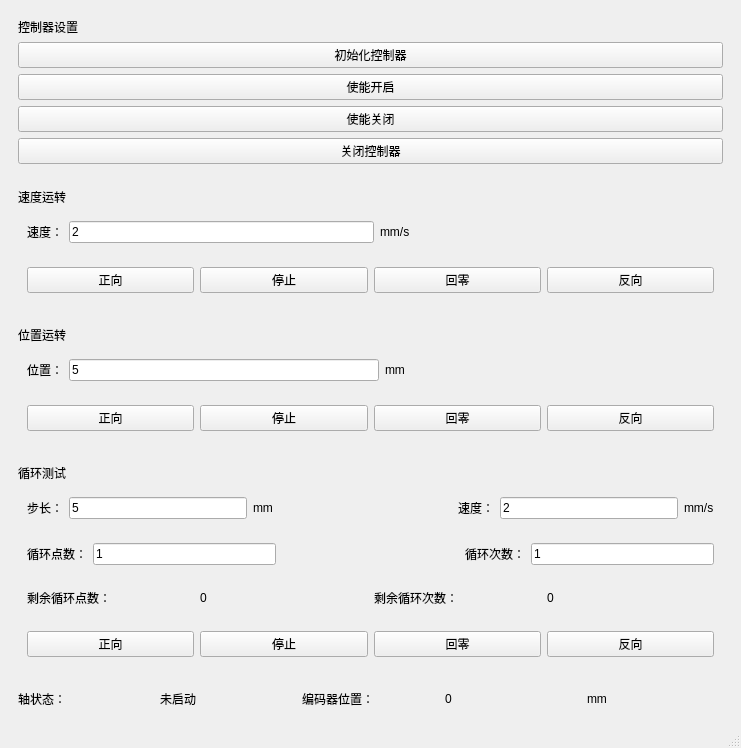
<?xml version="1.0" encoding="UTF-8"?>
<ui version="4.0">
 <class>MainWindow</class>
 <widget class="QMainWindow" name="MainWindow">
  <property name="geometry">
   <rect>
    <x>0</x>
    <y>0</y>
    <width>741</width>
    <height>720</height>
   </rect>
  </property>
  <property name="windowTitle">
   <string>直线电机测试</string>
  </property>
  <widget class="QWidget" name="centralwidget">
   <layout class="QVBoxLayout" name="verticalLayout_5">
    <item>
     <widget class="QWidget" name="widget" native="true">
      <layout class="QVBoxLayout" name="verticalLayout">
       <item>
        <widget class="QLabel" name="label">
         <property name="text">
          <string>控制器设置</string>
         </property>
        </widget>
       </item>
       <item>
        <widget class="QPushButton" name="btn_init">
         <property name="text">
          <string>初始化控制器</string>
         </property>
        </widget>
       </item>
       <item>
        <widget class="QPushButton" name="btn_axis_enable">
         <property name="text">
          <string>使能开启</string>
         </property>
        </widget>
       </item>
       <item>
        <widget class="QPushButton" name="btn_axis_disable">
         <property name="text">
          <string>使能关闭</string>
         </property>
        </widget>
       </item>
       <item>
        <widget class="QPushButton" name="btn_close">
         <property name="text">
          <string>关闭控制器</string>
         </property>
        </widget>
       </item>
      </layout>
     </widget>
    </item>
    <item>
     <widget class="QWidget" name="widget_2" native="true">
      <layout class="QVBoxLayout" name="verticalLayout_2">
       <item>
        <widget class="QLabel" name="label_2">
         <property name="text">
          <string>速度运转</string>
         </property>
        </widget>
       </item>
       <item>
        <widget class="QWidget" name="widget_5" native="true">
         <layout class="QHBoxLayout" name="horizontalLayout">
          <item>
           <widget class="QLabel" name="label_3">
            <property name="text">
             <string>速度：</string>
            </property>
           </widget>
          </item>
          <item>
           <widget class="QLineEdit" name="text_speed">
            <property name="text">
             <string>2</string>
            </property>
           </widget>
          </item>
          <item>
           <widget class="QLabel" name="label_4">
            <property name="text">
             <string>mm/s</string>
            </property>
           </widget>
          </item>
          <item>
           <spacer name="horizontalSpacer_2">
            <property name="orientation">
             <enum>Qt::Horizontal</enum>
            </property>
            <property name="sizeHint" stdset="0">
             <size>
              <width>40</width>
              <height>20</height>
             </size>
            </property>
           </spacer>
          </item>
         </layout>
        </widget>
       </item>
       <item>
        <widget class="QWidget" name="widget_6" native="true">
         <layout class="QHBoxLayout" name="horizontalLayout_2">
          <item>
           <widget class="QPushButton" name="btn_sp_z">
            <property name="text">
             <string>正向</string>
            </property>
           </widget>
          </item>
          <item>
           <widget class="QPushButton" name="btn_sp_t">
            <property name="text">
             <string>停止</string>
            </property>
           </widget>
          </item>
          <item>
           <widget class="QPushButton" name="btn_sp_home">
            <property name="text">
             <string>回零</string>
            </property>
           </widget>
          </item>
          <item>
           <widget class="QPushButton" name="btn_sp_f">
            <property name="text">
             <string>反向</string>
            </property>
           </widget>
          </item>
         </layout>
        </widget>
       </item>
      </layout>
     </widget>
    </item>
    <item>
     <widget class="QWidget" name="widget_3" native="true">
      <layout class="QVBoxLayout" name="verticalLayout_3">
       <item>
        <widget class="QLabel" name="label_5">
         <property name="text">
          <string>位置运转</string>
         </property>
        </widget>
       </item>
       <item>
        <widget class="QWidget" name="widget_7" native="true">
         <layout class="QHBoxLayout" name="horizontalLayout_3">
          <item>
           <widget class="QLabel" name="label_6">
            <property name="text">
             <string>位置：</string>
            </property>
           </widget>
          </item>
          <item>
           <widget class="QLineEdit" name="text_pos">
            <property name="text">
             <string>5</string>
            </property>
           </widget>
          </item>
          <item>
           <widget class="QLabel" name="label_7">
            <property name="text">
             <string>mm</string>
            </property>
           </widget>
          </item>
          <item>
           <spacer name="horizontalSpacer_4">
            <property name="orientation">
             <enum>Qt::Horizontal</enum>
            </property>
            <property name="sizeHint" stdset="0">
             <size>
              <width>40</width>
              <height>20</height>
             </size>
            </property>
           </spacer>
          </item>
         </layout>
        </widget>
       </item>
       <item>
        <widget class="QWidget" name="widget_8" native="true">
         <layout class="QHBoxLayout" name="horizontalLayout_4">
          <item>
           <widget class="QPushButton" name="btn_pos_z">
            <property name="text">
             <string>正向</string>
            </property>
           </widget>
          </item>
          <item>
           <widget class="QPushButton" name="btn_pos_t">
            <property name="text">
             <string>停止</string>
            </property>
           </widget>
          </item>
          <item>
           <widget class="QPushButton" name="btn_pos_home">
            <property name="text">
             <string>回零</string>
            </property>
           </widget>
          </item>
          <item>
           <widget class="QPushButton" name="btn_pos_f">
            <property name="text">
             <string>反向</string>
            </property>
           </widget>
          </item>
         </layout>
        </widget>
       </item>
      </layout>
     </widget>
    </item>
    <item>
     <widget class="QWidget" name="widget_4" native="true">
      <layout class="QVBoxLayout" name="verticalLayout_4">
       <item>
        <widget class="QLabel" name="label_8">
         <property name="text">
          <string>循环测试</string>
         </property>
        </widget>
       </item>
       <item>
        <widget class="QWidget" name="widget_9" native="true">
         <layout class="QHBoxLayout" name="horizontalLayout_5">
          <item>
           <widget class="QLabel" name="label_9">
            <property name="text">
             <string>步长：</string>
            </property>
           </widget>
          </item>
          <item>
           <widget class="QLineEdit" name="text_pos_c">
            <property name="text">
             <string>5</string>
            </property>
           </widget>
          </item>
          <item>
           <widget class="QLabel" name="label_10">
            <property name="text">
             <string>mm</string>
            </property>
           </widget>
          </item>
          <item>
           <spacer name="horizontalSpacer">
            <property name="orientation">
             <enum>Qt::Horizontal</enum>
            </property>
            <property name="sizeHint" stdset="0">
             <size>
              <width>40</width>
              <height>20</height>
             </size>
            </property>
           </spacer>
          </item>
          <item>
           <widget class="QLabel" name="label_11">
            <property name="text">
             <string>速度：</string>
            </property>
           </widget>
          </item>
          <item>
           <widget class="QLineEdit" name="text_speed_c">
            <property name="text">
             <string>2</string>
            </property>
           </widget>
          </item>
          <item>
           <widget class="QLabel" name="label_12">
            <property name="text">
             <string>mm/s</string>
            </property>
           </widget>
          </item>
         </layout>
        </widget>
       </item>
       <item>
        <widget class="QWidget" name="widget_10" native="true">
         <layout class="QHBoxLayout" name="horizontalLayout_6">
          <item>
           <widget class="QLabel" name="label_13">
            <property name="text">
             <string>循环点数：</string>
            </property>
           </widget>
          </item>
          <item>
           <widget class="QLineEdit" name="text_point_c">
            <property name="text">
             <string>1</string>
            </property>
           </widget>
          </item>
          <item>
           <spacer name="horizontalSpacer_3">
            <property name="orientation">
             <enum>Qt::Horizontal</enum>
            </property>
            <property name="sizeHint" stdset="0">
             <size>
              <width>40</width>
              <height>20</height>
             </size>
            </property>
           </spacer>
          </item>
          <item>
           <widget class="QLabel" name="label_14">
            <property name="text">
             <string>循环次数：</string>
            </property>
           </widget>
          </item>
          <item>
           <widget class="QLineEdit" name="text_times_c">
            <property name="text">
             <string>1</string>
            </property>
           </widget>
          </item>
         </layout>
        </widget>
       </item>
       <item>
        <widget class="QWidget" name="widget_12" native="true">
         <layout class="QHBoxLayout" name="horizontalLayout_8">
          <item>
           <widget class="QLabel" name="label_15">
            <property name="text">
             <string>剩余循环点数：</string>
            </property>
           </widget>
          </item>
          <item>
           <widget class="QLabel" name="label_points">
            <property name="text">
             <string>0</string>
            </property>
           </widget>
          </item>
          <item>
           <widget class="QLabel" name="label_16">
            <property name="text">
             <string>剩余循环次数：</string>
            </property>
           </widget>
          </item>
          <item>
           <widget class="QLabel" name="label_times">
            <property name="text">
             <string>0</string>
            </property>
           </widget>
          </item>
         </layout>
        </widget>
       </item>
       <item>
        <widget class="QWidget" name="widget_11" native="true">
         <layout class="QHBoxLayout" name="horizontalLayout_7">
          <item>
           <widget class="QPushButton" name="btn_ct_z">
            <property name="text">
             <string>正向</string>
            </property>
           </widget>
          </item>
          <item>
           <widget class="QPushButton" name="btn_ct_t">
            <property name="text">
             <string>停止</string>
            </property>
           </widget>
          </item>
          <item>
           <widget class="QPushButton" name="btn_ct_home">
            <property name="text">
             <string>回零</string>
            </property>
           </widget>
          </item>
          <item>
           <widget class="QPushButton" name="btn_ct_f">
            <property name="text">
             <string>反向</string>
            </property>
           </widget>
          </item>
         </layout>
        </widget>
       </item>
      </layout>
     </widget>
    </item>
    <item>
     <widget class="QWidget" name="widget_13" native="true">
      <layout class="QHBoxLayout" name="horizontalLayout_9">
       <item>
        <widget class="QLabel" name="label_17">
         <property name="text">
          <string>轴状态：</string>
         </property>
        </widget>
       </item>
       <item>
        <widget class="QLabel" name="axis_status">
         <property name="text">
          <string>未启动</string>
         </property>
        </widget>
       </item>
       <item>
        <widget class="QLabel" name="label_19">
         <property name="text">
          <string>编码器位置：</string>
         </property>
        </widget>
       </item>
       <item>
        <widget class="QLabel" name="coder_pos">
         <property name="text">
          <string>0</string>
         </property>
        </widget>
       </item>
       <item>
        <widget class="QLabel" name="label_18">
         <property name="text">
          <string>mm</string>
         </property>
        </widget>
       </item>
      </layout>
     </widget>
    </item>
   </layout>
  </widget>
  <widget class="QStatusBar" name="statusbar"/>
 </widget>
 <resources/>
 <connections/>
</ui>
